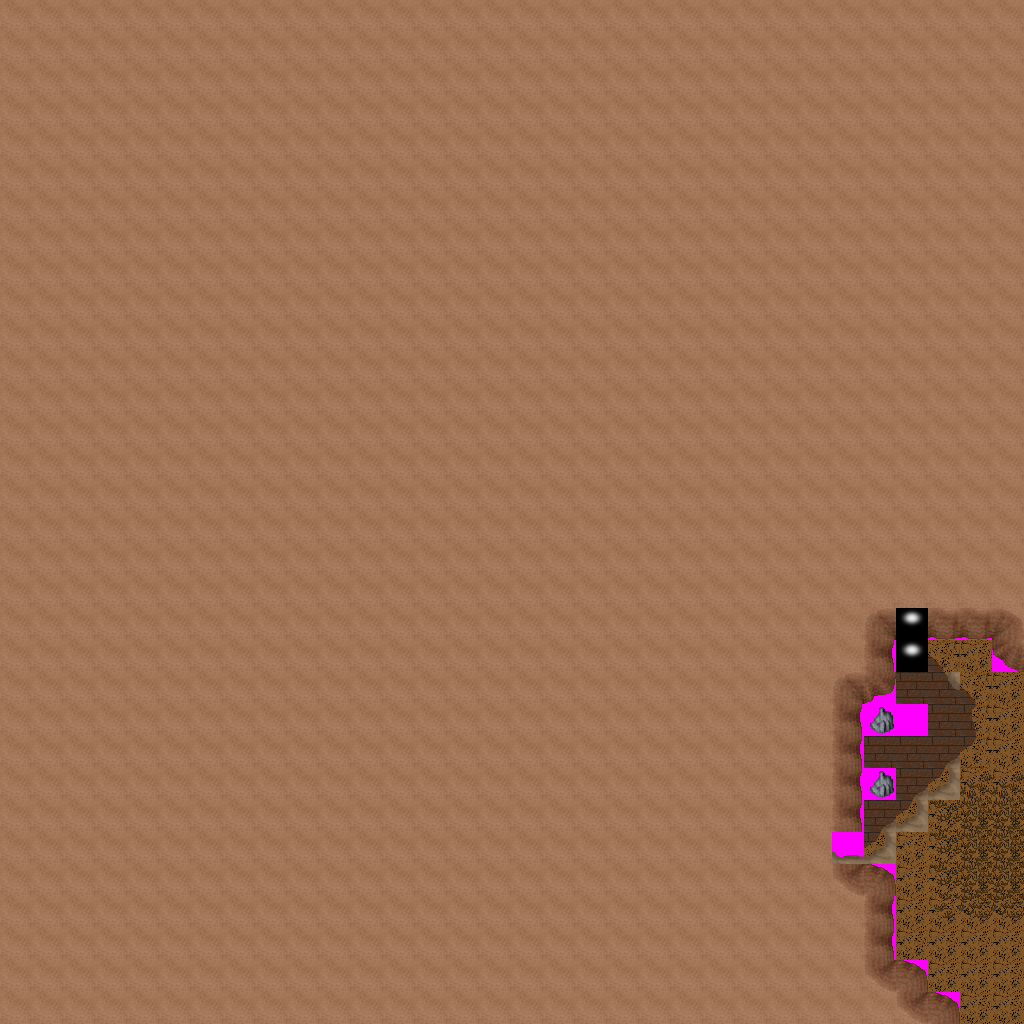

Rendered tile map (Tiled .tmx) drawn with the repository's tilesets; below, a short description and the map source with its tile grids summarised:
An orthogonal 32x32 tile map with 32x32 px tiles, 9 tile layers (Ground, Objects, Above, Walkable, ...), 12 tilesets and 2 objects (newmap, from_west_0).

<map version="1.0" orientation="orthogonal" width="32" height="32" tilewidth="32" tileheight="32">
 <tileset firstgid="1" name="ground_rock_rocks_2" tilewidth="32" tileheight="32">
  <image source="../drawable/ground_rock_rocks_2.png" width="64" height="64" />
 </tileset>
 <tileset firstgid="5" name="plant_bush_large_brown" tilewidth="32" tileheight="32">
  <image source="../drawable/plant_bush_large_brown.png" width="96" height="96" />
 </tileset>
 <tileset firstgid="14" name="furniture_light_dark_torch" tilewidth="32" tileheight="32">
  <image source="../drawable/furniture_light_dark_torch.png" width="64" height="128" />
 </tileset>
 <tileset firstgid="22" name="ground_indoor_floor_tiles" tilewidth="32" tileheight="32">
  <image source="../drawable/ground_indoor_floor_tiles.png" width="96" height="96" />
 </tileset>
 <tileset firstgid="31" name="ground_brown_edges" tilewidth="32" tileheight="32">
  <image source="../drawable/ground_brown_edges.png" width="192" height="96" />
 </tileset>
 <tileset firstgid="49" name="ground_brown_corners" tilewidth="32" tileheight="32">
  <image source="../drawable/ground_brown_corners.png" width="128" height="64" />
 </tileset>
 <tileset firstgid="57" name="ground_scratches" tilewidth="32" tileheight="32">
  <image source="../drawable/ground_scratches.png" width="160" height="32" />
 </tileset>
 <tileset firstgid="62" name="ground_scratches_corners" tilewidth="32" tileheight="32">
  <image source="../drawable/ground_scratches_corners.png" width="128" height="64" />
 </tileset>
 <tileset firstgid="70" name="ground_scratches2_edges" tilewidth="32" tileheight="32">
  <image source="../drawable/ground_scratches2_edges.png" width="192" height="96" />
 </tileset>
 <tileset firstgid="88" name="light_light_1x1" tilewidth="32" tileheight="32">
  <image source="../drawable/light_light_1x1.png" width="96" height="32" />
 </tileset>
 <tileset firstgid="91" name="building_wall_int_sandstone" tilewidth="32" tileheight="32">
  <image source="../drawable/building_wall_int_sandstone.png" width="96" height="160" />
 </tileset>
 <tileset firstgid="106" name="walkable_sentinel" tilewidth="32" tileheight="32">
  <image source="../drawable/walkable_sentinel.png" width="32" height="32" />
 </tileset>
 <layer name="Ground" width="32" height="32">
  <data>[1024 cells, 1024 non-empty, 2 distinct tile ids]</data>
 </layer>
 <layer name="Objects" width="32" height="32">
  <data>[1024 cells, 25 non-empty, 12 distinct tile ids]</data>
 </layer>
 <layer name="Above" width="32" height="32">
  <data>[1024 cells, 1 non-empty, 1 distinct tile ids]</data>
 </layer>
 <layer name="Walkable" width="32" height="32">
  <data>[1024 cells, 979 non-empty, 1 distinct tile ids]</data>
 </layer>
 <layer name="Objects_stendhal" width="32" height="32">
  <data>[1024 cells, 1001 non-empty, 22 distinct tile ids]</data>
 </layer>
 <layer name="Above_stendhal" width="32" height="32">
  <data>[1024 cells, 0 non-empty, 0 distinct tile ids]</data>
 </layer>
 <layer name="Objects_stendhal2" width="32" height="32">
  <data>[1024 cells, 0 non-empty, 0 distinct tile ids]</data>
 </layer>
 <layer name="Objects_stendhal3" width="32" height="32">
  <data>[1024 cells, 2 non-empty, 1 distinct tile ids]</data>
 </layer>
 <layer name="Above_stendhal2" width="32" height="32">
  <data>[1024 cells, 1 non-empty, 1 distinct tile ids]</data>
 </layer>
 <objectgroup name="Mapevents" width="32" height="32">
  <object name="exit_east_0" type="newmap" x="992" y="672" width="32" height="352">
   <properties>
    <property name="map" value="level_1_nalwor_drows_tunnel_x1_y2" />
    <property name="place" value="from_east_0" />
   </properties>
  </object>
 </objectgroup>
 <objectgroup name="Spawn" width="32" height="32">
  <object name="from_west_0" x="992" y="832" width="32" height="32" />
 </objectgroup>
 <objectgroup name="Keys" width="32" height="32" />
 <objectgroup name="Replace" width="32" height="32" />
</map>
